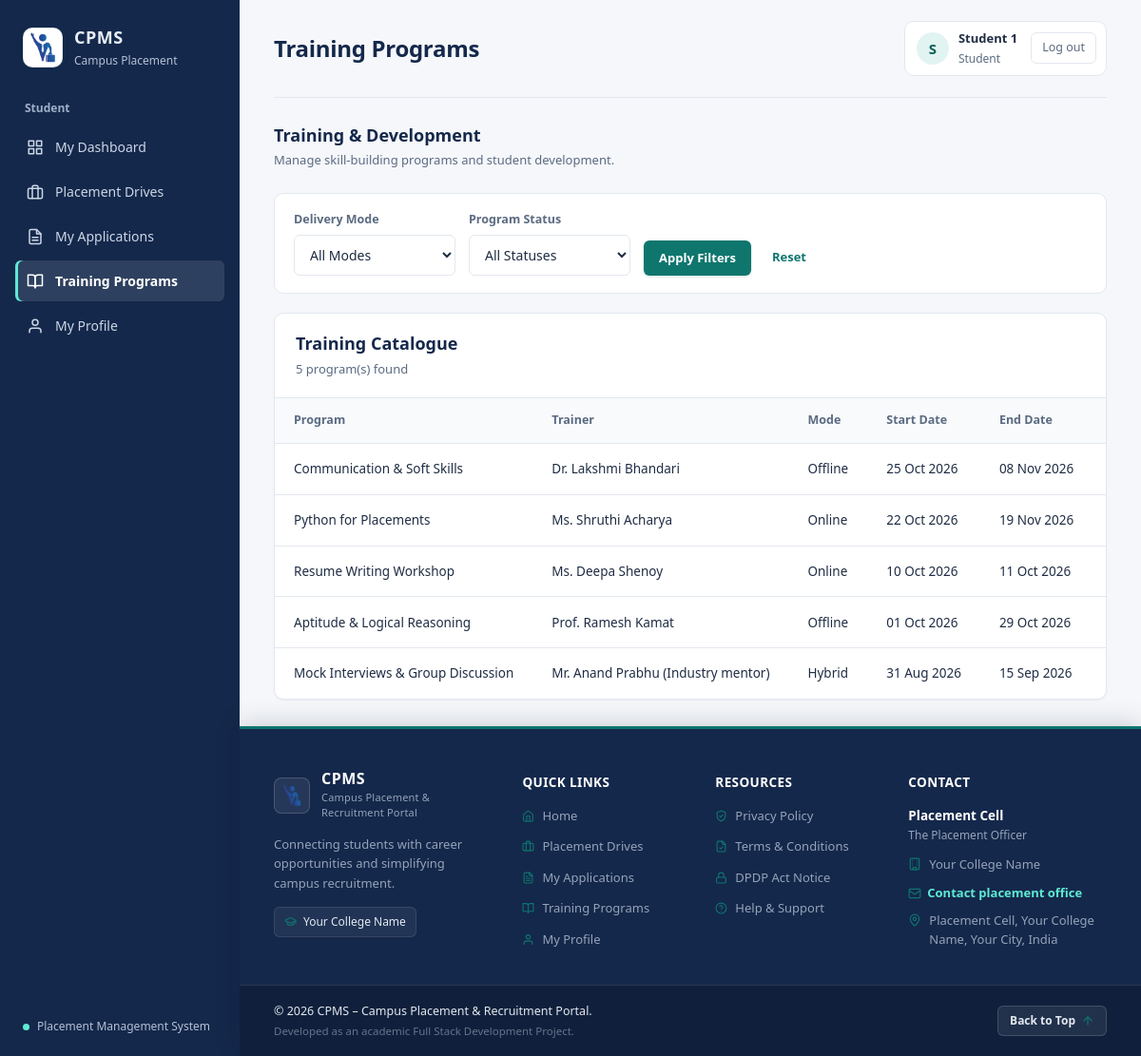
The page /training/ (signed in) on the database its author committed.
### training/models.py (models this page shows, shortened)
class TrainingProgram(models.Model):
    class Mode(models.TextChoices):
        ONLINE = "ONLINE", "Online"
        OFFLINE = "OFFLINE", "Offline"
        HYBRID = "HYBRID", "Hybrid"
    class Status(models.TextChoices):
        UPCOMING = "UPCOMING", "Upcoming"
        ONGOING = "ONGOING", "Ongoing"
        COMPLETED = "COMPLETED", "Completed"
        CANCELLED = "CANCELLED", "Cancelled"
    title = models.CharField(max_length=150)
    description = models.TextField()
    trainer = models.CharField(max_length=100)
    mode = models.CharField(
        max_length=10,
        choices=Mode.choices,
        default=Mode.OFFLINE
    )
    start_date = models.DateField()
    end_date = models.DateField()
    capacity = models.PositiveIntegerField(default=30)
    status = models.CharField(
        max_length=10,
        choices=Status.choices,
        default=Status.UPCOMING
    )
    created_at = models.DateTimeField(auto_now_add=True)
    class Meta:
        ordering = ["-start_date"]

### training/views.py (the view)
# urls.py: path("", training_programs_view, name="training_programs"),
@login_required
def training_programs_view(request):
    programs = TrainingProgram.objects.all()
    mode = request.GET.get("mode", "")
    status = request.GET.get("status", "")
    valid_modes = [
        choice[0] for choice in TrainingProgram.Mode.choices
    ]
    valid_statuses = [
        choice[0] for choice in TrainingProgram.Status.choices
    ]
    if mode in valid_modes:
        programs = programs.filter(mode=mode)
    if status in valid_statuses:
        programs = programs.filter(status=status)
    context = {
    "programs": programs,
    "selected_mode": mode,
    "selected_status": status,
    "mode_choices": TrainingProgram.Mode.choices,
    "status_choices": TrainingProgram.Status.choices,
    }
    return render(
        request,
        "training/training_programs.html",
        context
    )

### accounts/context_processors.py (called while the page is built)
def legal(request):
    return {
        "INSTITUTION_NAME": settings.INSTITUTION_NAME,
        "INSTITUTION_CITY": settings.INSTITUTION_CITY,
        "INSTITUTION_ADDRESS": settings.INSTITUTION_ADDRESS,
        "PRIVACY_CONTACT_EMAIL": settings.PRIVACY_CONTACT_EMAIL,
        "GRIEVANCE_OFFICER": settings.GRIEVANCE_OFFICER,
        "DATA_RETENTION_YEARS": settings.DATA_RETENTION_YEARS,
        "POLICY_VERSION": settings.POLICY_VERSION,
        "POLICY_LAST_UPDATED": settings.POLICY_LAST_UPDATED,
    }

### templates/training/training_programs.html (shortened to what this page needs)
{% extends "base.html" %}
{% block page_heading %}Training Programs{% endblock %}
{% block content %}
<div class="welcome-row">
    <div>
        <h2>Training &amp; Development</h2>
        <p>Manage skill-building programs and student development.</p>
    </div>
</div>
<form method="get" class="training-filters">
    <div class="filter-field">
        <label for="mode">Delivery Mode</label>
        <select id="mode" name="mode">
            <option value="">All Modes</option>
        </select>
    </div>
    <div class="filter-field">
        <label for="status">Program Status</label>
        <select id="status" name="status">
            <option value="">All Statuses</option>
        </select>
    </div>
    <button type="submit" class="primary-button">Apply Filters</button>
    <a class="reset-link" href="/training/">Reset</a>
</form>
<section class="panel">
    <div class="panel-heading">
        <h2>Training Catalogue</h2>
        <p>{{ programs|length }} program(s) found</p>
    </div>
    {% if programs %}
    <div class="table-wrapper">
        <table>
            <thead>
                <tr>
                    <th>Program</th>
                    <th>Trainer</th>
                    <th>Mode</th>
                    <th>Start Date</th>
                    <th>End Date</th>
                    <th>Capacity</th>
                </tr>
            </thead>
            <tbody>
                {% for program in programs %}
                <tr>
                    <td>{{ program.title }}</td>
                    <td>{{ program.trainer }}</td>
                    <td>{{ program.get_mode_display }}</td>
                    <td>{{ program.start_date|date:"d M Y" }}</td>
                    <td>{{ program.end_date|date:"d M Y" }}</td>
                    <td>{{ program.capacity }}</td>
                </tr>
                {% endfor %}
            </tbody>
        </table>
    </div>
    {% endif %}
</section>
{% endblock %}

### templates/base.html (shortened to what this page needs)
{% load static %}
<!DOCTYPE html>
<html lang="en">
<head>
    <link rel="stylesheet" href="{% static 'css/style.css' %}?v=4">
</head>
<body>
    {% with page=request.resolver_match.url_name %}
    <div class="app-shell" id="top">
        <aside class="sidebar">
            <a class="brand" href="/">
                <span class="brand-mark">
                    <img src="{% static 'images/cpms_emblem.png' %}" alt="CPMS" class="brand-logo-img">
                </span>
                <span>
                    <strong>CPMS</strong>
                    <small>Campus Placement</small>
                </span>
            </a>
            {% if user.is_staff or user.is_superuser %}
            <p class="nav-label">Administrator</p>
            <nav class="navigation">
                <a data-icon="grid" class="nav-link {% if page == 'staff_dashboard' or page == 'admin_dashboard' %}active{% endif %}" href="{% url 'admin_dashboard' %}">Dashboard</a>
                <a data-icon="user" class="nav-link {% if 'admin_student' in page %}active{% endif %}" href="{% url 'admin_student_list' %}">Manage Students</a>
                <a data-icon="briefcase" class="nav-link {% if 'admin_company' in page %}active{% endif %}" href="{% url 'admin_company_list' %}">Manage Companies</a>
                <a data-icon="briefcase" class="nav-link {% if 'admin_drive' in page or page == 'placement_drives' or page == 'drive_detail' %}active{% endif %}" href="{% url 'admin_drive_list' %}">Placement Drives</a>
                <a data-icon="file" class="nav-link {% if 'admin_application' in page or page == 'manage_applications' %}active{% endif %}" href="{% url 'admin_application_list' %}">Applications</a>
                <a data-icon="book" class="nav-link {% if 'admin_training' in page %}active{% endif %}" href="{% url 'admin_training_list' %}">Training Programs</a>
                <form method="post" action="{% url 'accounts:logout' %}" style="display: block; width: 100%; margin-top: 4px;">
                    {% csrf_token %}
                    <button type="submit" class="nav-link" data-icon="shield" style="width: 100%; text-align: left; background: none; border: none; cursor: pointer; color: inherit; font: inherit; padding: 10px 14px;">
                        Logout
                    </button>
                </form>
            </nav>
            {% else %}
            <p class="nav-label">Student</p>
            <nav class="navigation">
                <a data-icon="grid" class="nav-link {% if page == 'student_dashboard' %}active{% endif %}" href="{% url 'accounts:student_dashboard' %}">My Dashboard</a>
                <a data-icon="briefcase" class="nav-link {% if page == 'placement_drives' or page == 'drive_detail' or page == 'apply' %}active{% endif %}" href="{% url 'recruitment:placement_drives' %}">Placement Drives</a>
                <a data-icon="file" class="nav-link {% if page == 'my_applications' %}active{% endif %}" href="{% url 'recruitment:my_applications' %}">My Applications</a>
                <a data-icon="book" class="nav-link {% if page == 'training_programs' %}active{% endif %}" href="{% url 'training:training_programs' %}">Training Programs</a>
                <a data-icon="user" class="nav-link {% if page == 'student_profile' %}active{% endif %}" href="{% url 'accounts:student_profile' %}">My Profile</a>
            </nav>
            {% endif %}
            <div class="sidebar-footer">
                <span class="status-dot"></span>
                <span>Placement Management System</span>
            </div>
        </aside>
        <main class="main-content">
            <header class="topbar">
                <h1>{% block page_heading %}Dashboard{% endblock %}</h1>
                <div class="user-chip">
                    <span class="avatar" aria-hidden="true">{{ user.username|slice:":1"|upper }}</span>
                    <span>
                        <strong>{{ user.get_full_name|default:user.username }}</strong>
                        <small>{% if user.is_staff or user.is_superuser %}Administrator{% else %}Student{% endif %}</small>
                    </span>
                    <form method="post" action="{% url 'accounts:logout' %}" class="logout-form">
                        <button type="submit" class="logout-button">Log out</button>
                    </form>
                </div>
            </header>
            <section class="page-content">
                {% block content %}{% endblock %}
            </section>
            {% include "includes/footer.html" %}
        </main>
    </div>
    {% endwith %}
</body>
</html>

### rows shown on the page
TrainingProgram: title "Communication & Soft Skills", trainer "Dr. Lakshmi Bhandari", mode "Offline", start_date "25 Oct 2026", end_date "08 Nov 2026"
TrainingProgram: title "Python for Placements", trainer "Ms. Shruthi Acharya", mode "Online", start_date "22 Oct 2026", end_date "19 Nov 2026"
TrainingProgram: title "Resume Writing Workshop", trainer "Ms. Deepa Shenoy", mode "Online", start_date "10 Oct 2026", end_date "11 Oct 2026"
TrainingProgram: title "Aptitude & Logical Reasoning", trainer "Prof. Ramesh Kamat", mode "Offline", start_date "01 Oct 2026", end_date "29 Oct 2026"
TrainingProgram: title "Mock Interviews & Group Discussion", trainer "Mr. Anand Prabhu (Industry mentor)", mode "Hybrid", start_date "31 Aug 2026", end_date "15 Sep 2026"

### other values the page prints
{{ user.username|slice:":1"|upper }} "S"
{{ user.get_full_name|default:user.username }} "Student 1"
{{ programs|length }} "5"
{{ INSTITUTION_NAME }} "Your College Name"
{{ GRIEVANCE_OFFICER }} "The Placement Officer"
{{ INSTITUTION_ADDRESS }} "Placement Cell, Your College Name, Your City, India"
